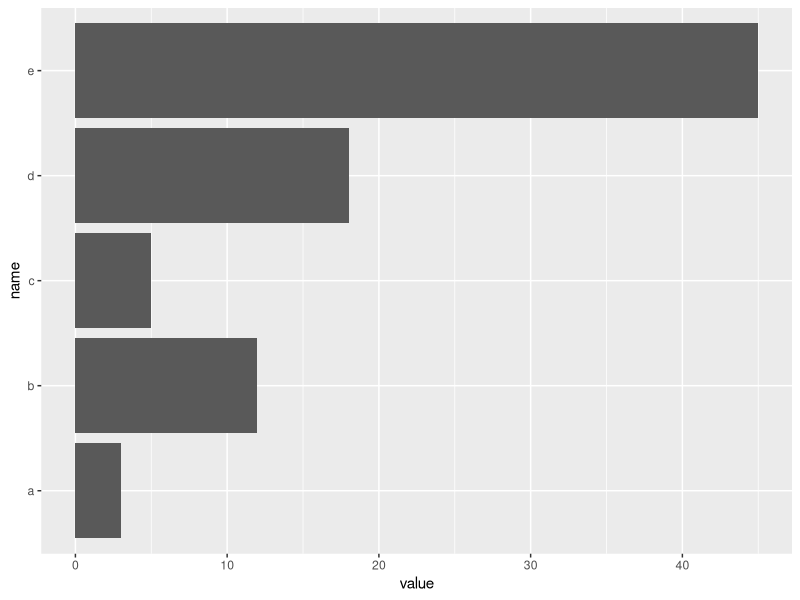

Write the R code that produced this figure.
# Title: Horizontal_barplot
# Author: Bolun Xu
# Version: 1.0
# Date: 2025/3/25
# Description: 水平柱状图

# Load ggplot2
library(ggplot2)

data <- data.frame(
  name = c("a", "b", "c", "d", "e"),
  value = c(3,12,5,18,45)
)

ggplot(data, aes(x = name, y = value)) +
  geom_bar(stat = "identity") +
  coord_flip()  # 水平翻转